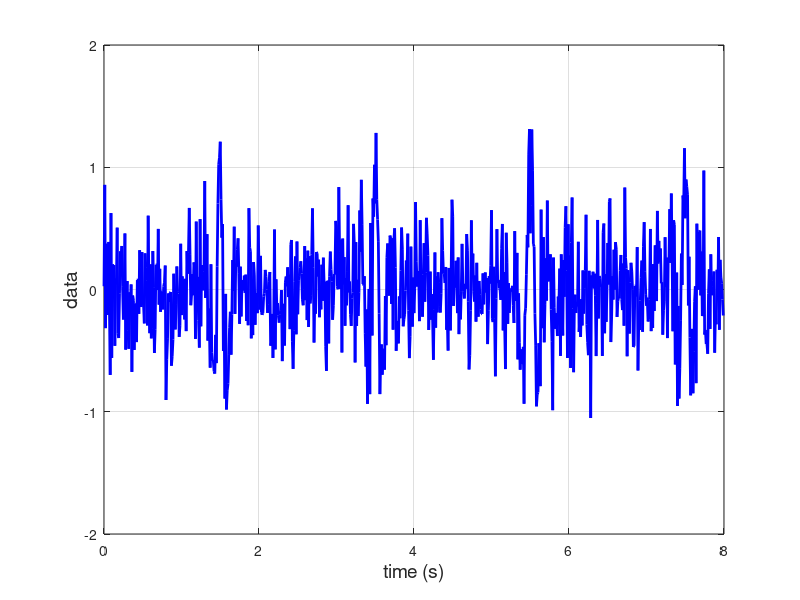
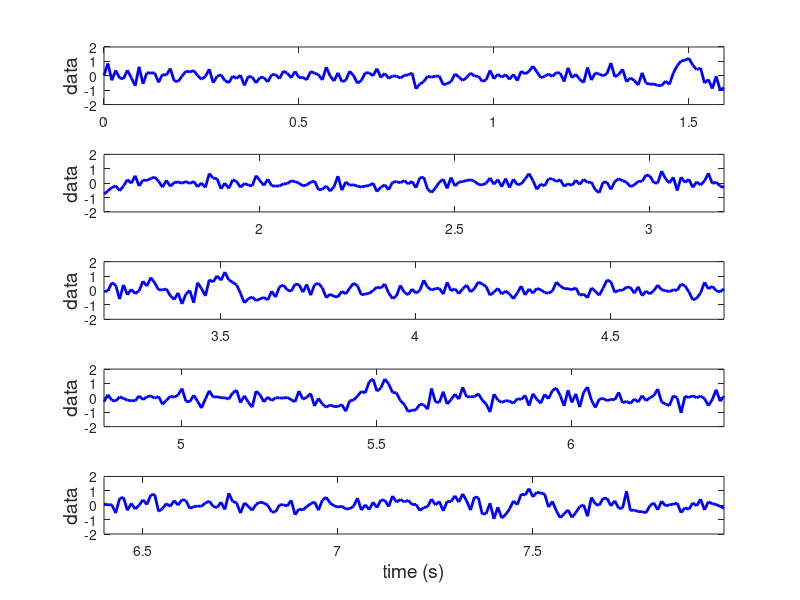
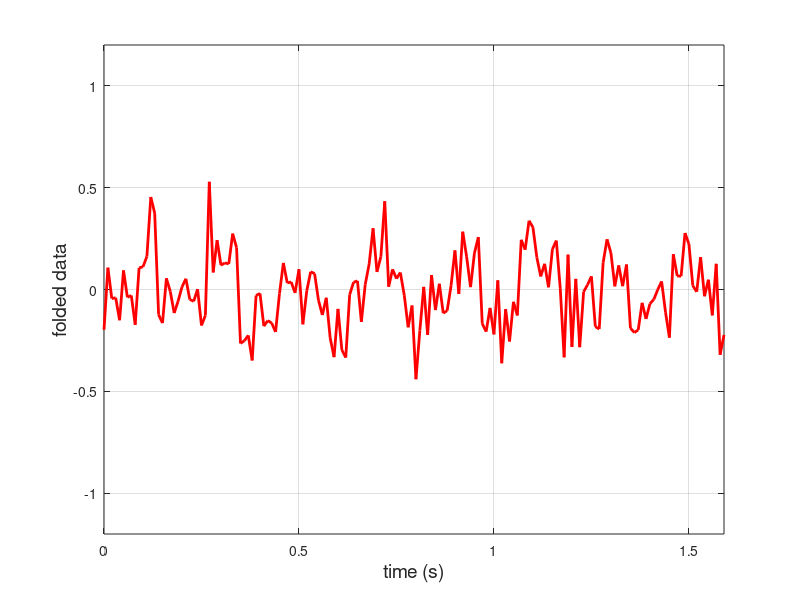
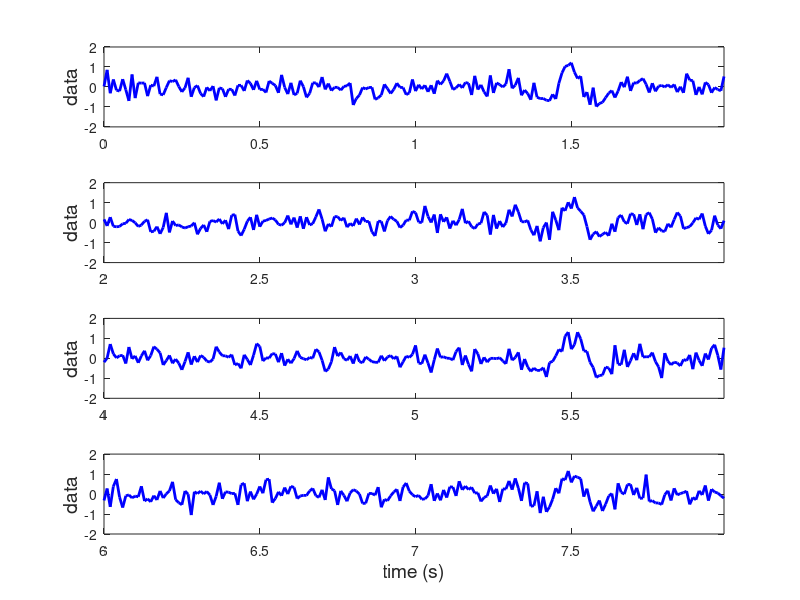

Here is the MATLAB script that generated these plots, in order:
% script for illustrating data folding

close all
%%%%%%%%%%%%%%%%%%%%%%%%%%%%%
randn('state', 31415)

% discrete times
Fs = 100;
deltaT = 1/Fs;
T = 8;
N = floor(T/deltaT);
t = linspace(0, T-deltaT, N);

% calculate profile (cosine guassian)

% profile from -1 sec to 1 sec
tp = linspace(-1,1,Fs*2);
T0 = 0.2; % period for cosine
p = cos(2*pi*tp/T0).*exp(-(tp/0.15).^2);
norm = 1/sum(deltaT*p.^2);

% template for zero-padded data from 0 to 10 sec
template = cos(2*pi*t/T0).*exp(-(t/0.15).^2) ...
         + cos(2*pi*(t-T)/T0).*exp(-((t-T)/0.15).^2);

% signal is pulse centered at t1 and t2
% data = signal + noise (white noise)
t1 = 1.5;
t2 = 3.5;
t3 = 5.5;
t4 = 7.5;
s1 = cos(2*pi*(t-t1)/T0).*exp(-((t-t1)/0.15).^2);
s2 = cos(2*pi*(t-t2)/T0).*exp(-((t-t2)/0.15).^2);
s3 = cos(2*pi*(t-t3)/T0).*exp(-((t-t3)/0.15).^2);
s4 = cos(2*pi*(t-t4)/T0).*exp(-((t-t4)/0.15).^2);
s = s1 + s2 + s3 + s4;
n = 0.3*randn(size(s));
d = s+n;

% plot data
figure(1)
plot(t, d, '-b', 'linewidth', 2)
ylim([-2 2])
xlabel('time (s)', 'fontsize', 14)
ylabel('data', 'fontsize', 14)
grid on
print -depsc2 foldeddata_original.eps

% break data into chunks  
Tp = 1.6;
Np = Tp*Fs;
tf1 = linspace(0, (Np-1)*deltaT, Np);
tf2 = linspace(Np*deltaT, (2*Np-1)*deltaT, Np);
tf3 = linspace(2*Np*deltaT, (3*Np-1)*deltaT, Np);
tf4 = linspace(3*Np*deltaT, (4*Np-1)*deltaT, Np);
tf5 = linspace(4*Np*deltaT, (5*Np-1)*deltaT, Np);
d1 = d(1:Np);
d2 = d(Np+1:2*Np);
d3 = d(2*Np+1:3*Np);
d4 = d(3*Np+1:4*Np);
d5 = d(4*Np+1:5*Np);
foldedavg = (1/5)* (d1+d2+d3+d4+d5);

figure(2)
subplot(5,1,1)
plot(tf1, d1, '-b', 'linewidth', 2)
xlim([tf1(1) tf1(end)])
ylim([-2 2])
ylabel('data', 'fontsize', 14)
subplot(5,1,2)
plot(tf2, d2, '-b', 'linewidth', 2)
xlim([tf2(1) tf2(end)])
ylim([-2 2])
ylabel('data', 'fontsize', 14)
subplot(5,1,3)
plot(tf3, d3, '-b', 'linewidth', 2)
xlim([tf3(1) tf3(end)])
ylim([-2 2])
ylabel('data', 'fontsize', 14)
subplot(5,1,4)
plot(tf4, d4, '-b', 'linewidth', 2)
xlim([tf4(1) tf4(end)])
ylim([-2 2])
ylabel('data', 'fontsize', 14)
subplot(5,1,5)
plot(tf5, d5, '-b', 'linewidth', 2)
xlim([tf5(1) tf5(end)])
ylim([-2 2])
ylabel('data', 'fontsize', 14)
xlabel('time (s)', 'fontsize', 14)
ylabel('data', 'fontsize', 14)
print -depsc2 foldeddata_incorrect_all.eps

figure(3)
plot(tf1, foldedavg, '-r', 'linewidth', 2)
xlim([tf1(1) tf1(end)])
ylim([-1.2 1.2])
xlabel('time (s)', 'fontsize', 14)
ylabel('folded data', 'fontsize', 14)
grid on
print -depsc2 foldeddata_incorrect_avg.eps

%%%%%%%%%%%%%%%%%%%%%%%%%%%%%%%%%%%%%%%%%%%%%%%%%%%%
% break data into chunks  
Tp = 2;
Np = Tp*Fs;
tf1 = linspace(0, (Np-1)*deltaT, Np);
tf2 = linspace(Np*deltaT, (2*Np-1)*deltaT, Np);
tf3 = linspace(2*Np*deltaT, (3*Np-1)*deltaT, Np);
tf4 = linspace(3*Np*deltaT, (4*Np-1)*deltaT, Np);
d1 = d(1:Np);
d2 = d(Np+1:2*Np);
d3 = d(2*Np+1:3*Np);
d4 = d(3*Np+1:4*Np);
foldedavg = (1/4)*(d1+d2+d3+d4);

figure(4)
subplot(4,1,1)
plot(tf1, d1, '-b', 'linewidth', 2)
xlim([tf1(1) tf1(end)])
ylim([-2 2])
ylabel('data', 'fontsize', 14)
subplot(4,1,2)
plot(tf2, d2, '-b', 'linewidth', 2)
xlim([tf2(1) tf2(end)])
ylim([-2 2])
ylabel('data', 'fontsize', 14)
subplot(4,1,3)
plot(tf3, d3, '-b', 'linewidth', 2)
xlim([tf3(1) tf3(end)])
ylim([-2 2])
ylabel('data', 'fontsize', 14)
subplot(4,1,4)
plot(tf4, d4, '-b', 'linewidth', 2)
xlim([tf4(1) tf4(end)])
ylim([-2 2])
xlabel('time (s)', 'fontsize', 14)
ylabel('data', 'fontsize', 14)
print -depsc2 foldeddata_correct_all.eps

figure(5)
plot(tf1, foldedavg, '-r', 'linewidth', 2)
xlim([tf1(1) tf1(end)])
ylim([-1.2 1.2])
xlabel('time (s)', 'fontsize', 14)
ylabel('folded data', 'fontsize', 14)
grid on
print -depsc2 foldeddata_correct_avg.eps

return


